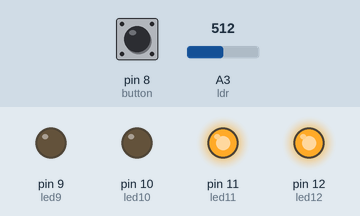
Simulated run of this sketch. Board: Arduino Uno, built with avr-gcc and run on an emulated ATmega328P. Shown: output pins drawn as LEDs (lit = HIGH). Inputs (shaded band) come from the test bench; at power-on: A3 (ldr) = 512, pin 8 (button) HIGH.

Above: at 1.2 s.
1.3 s: A3 (ldr) set to 665
2.8 s: A3 (ldr) set to 692
At 3.7 s:
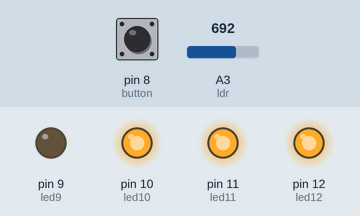
4.3 s: pin 8 (button) pulled LOW for 0.15 s
At 4.8 s:
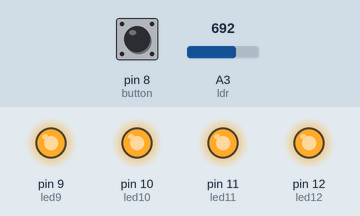
Timing chart, 0 to 7.3 s (numbered marks = the images above; inputs shaded):
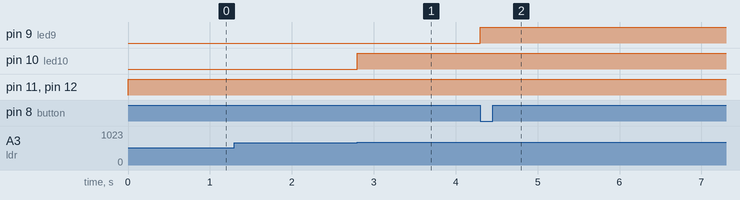

Measured:
- the behaviour switches between 681 and 682 on A3 (ldr) (found by bisection; images 0 and 1)
- after the input at 1.3 s, every drawn part: stays the same
- after the input at 2.8 s, pin 10 (led10): LOW → HIGH at once
- after the input at 4.3 s, pin 9 (led9): LOW → HIGH at once

The sketch:

vumeter-button.ino
```cpp
int ldr = A3;
int led12 = 12;
int led11 = 11;
int led10 = 10;
int led9 = 9;
int numleds=4;
int lastvalue=0;
int button = 8;


void setup() {

  pinMode(led9, OUTPUT);
  pinMode(led10, OUTPUT);
  pinMode(led11, OUTPUT);
  pinMode(led12, OUTPUT);
  pinMode(button, INPUT);

  Serial.begin(9600);
}

void loop() {

int valueldr = analogRead(ldr);
int value1 = map(valueldr,0,1023,1,4);
int butState = digitalRead(button);

if (butState==0){
       if(lastvalue<value1){
      for(int i=0; i<value1; i++){
        digitalWrite(9+i,HIGH);
      }
     }

     if(lastvalue>value1){
      for(int i=0; i<value1; i++){
       digitalWrite(12-i,LOW);
      }
    }
} else {
   if(lastvalue<value1){
  for(int i=0; i<value1; i++){
    digitalWrite(12-i,HIGH);
  }
 }
 if(lastvalue>value1){
  for(int i=0; i<value1; i++){
   digitalWrite(9+i,LOW);
  }

}

 }
int lastvalue=value1;

}
```
